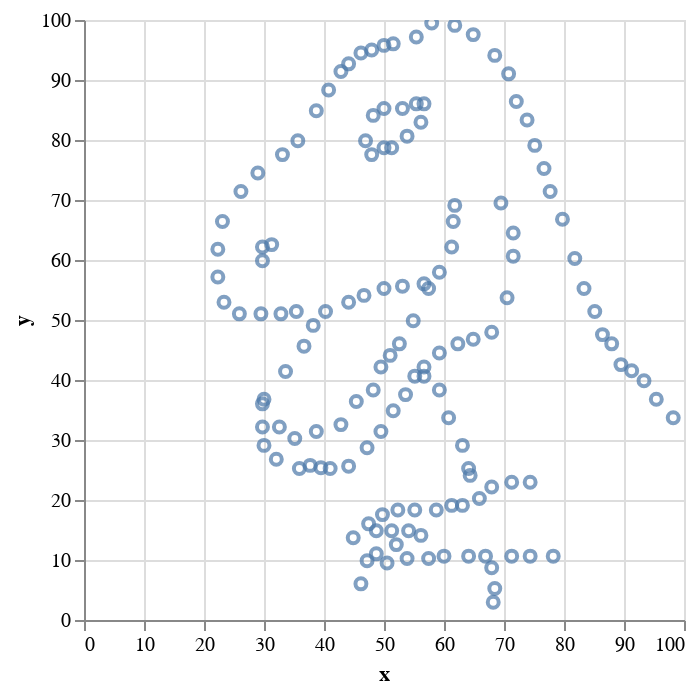

Write notebook code for a chart like this one.
### Markdown cell above
Ok, all good, looks boring.

### Code cell
df2.plot.point("x", "y")

### Figure 1 — Vega-Lite specification as saved in the notebook (floating-point values rounded to 4 significant figures; data arrays with more than 128 entries replaced by an {"elided": "..."} marker saying what was removed)
{"config": {"view": {"continuousWidth": 300, "continuousHeight": 300}}, "data": {"name": "data-eb6365c37c0bb197a00403261ef439fc"}, "mark": {"type": "point", "tooltip": true}, "encoding": {"x": {"field": "x", "type": "quantitative"}, "y": {"field": "y", "type": "quantitative"}}, "params": [{"name": "param_4", "select": {"type": "interval", "encodings": ["x", "y"]}, "bind": "scales"}], "$schema": "https://vega.github.io/schema/vega-lite/v5.20.1.json", "datasets": {"data-eb6365c37c0bb197a00403261ef439fc": {"elided": "142 records"}}}
